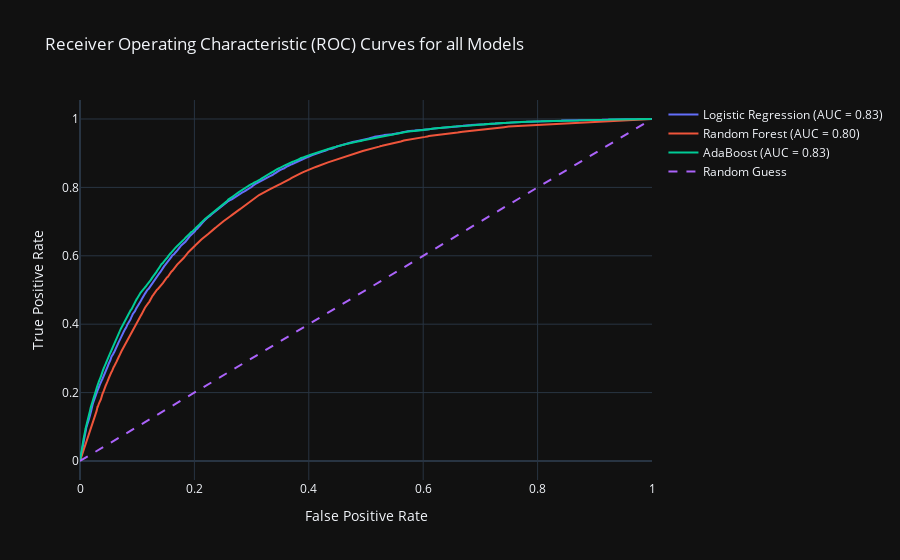

Notebook code for this chart:
### Code cell
# Plot ROC curve for all models
plot_roc_curves([logistic_model, random_forest_model, adaboost_model], ['Logistic Regression', 'Random Forest', 'AdaBoost'] , X_test, Y_test)

### Figure 1 — Plotly figure (JSON) as saved in the notebook; plotly's stock layout.template omitted (floating-point values rounded to 4 significant figures; data arrays with more than 128 entries replaced by an {"elided": "..."} marker saying what was removed)
{"data": [{"mode": "lines", "name": "Logistic Regression (AUC = 0.83)", "x": {"elided": "12316 float values"}, "y": {"elided": "12316 float values"}, "type": "scatter"}, {"mode": "lines", "name": "Random Forest (AUC = 0.80)", "x": {"elided": "1934 float values"}, "y": {"elided": "1934 float values"}, "type": "scatter"}, {"mode": "lines", "name": "AdaBoost (AUC = 0.83)", "x": {"elided": "16965 float values"}, "y": {"elided": "16965 float values"}, "type": "scatter"}, {"line": {"dash": "dash"}, "mode": "lines", "name": "Random Guess", "x": [0, 1], "y": [0, 1], "type": "scatter"}], "layout": {"title": {"text": "Receiver Operating Characteristic (ROC) Curves for all Models"}, "xaxis": {"title": {"text": "False Positive Rate"}}, "yaxis": {"title": {"text": "True Positive Rate"}}, "showlegend": true}}
